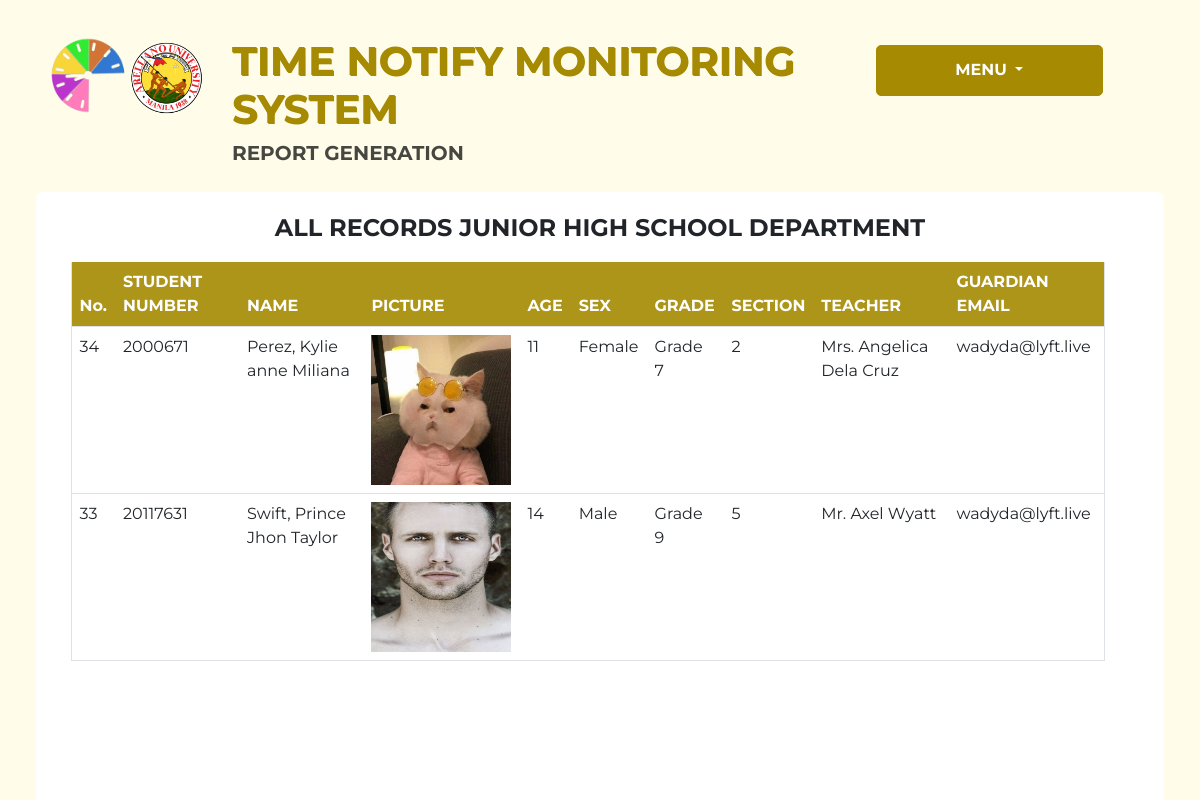
/report/report_jhs.php (signed in), run on the app's committed database.
### tables this page shows
CREATE TABLE `students` (
  `stud_id` int(250) NOT NULL,
  `studnum` text NOT NULL,
  `qr_img` longtext NOT NULL,
  `picture` longtext NOT NULL,
  `lastname` varchar(50) NOT NULL,
  `middlename` varchar(30) NOT NULL,
  `firstname` varchar(100) NOT NULL,
  `fullname` varchar(200) NOT NULL,
  `age` text NOT NULL,
  `sex` varchar(10) NOT NULL,
  `grade_year` varchar(100) NOT NULL,
  `strand` varchar(100) NOT NULL,
  `course` varchar(100) NOT NULL,
  `section` varchar(50) NOT NULL,
  `department` varchar(150) NOT NULL,
  `teacher_prof` varchar(150) NOT NULL,
  `g_email` text NOT NULL
);

### report/report_jhs.php (the view, shortened to what this page needs)
<?php
    $con = connect();
    ?>
    <!DOCTYPE html>
    <html lang="en">
    <head>
    <link href="https://cdn.jsdelivr.net/npm/bootstrap@5.2.3/dist/css/bootstrap.min.css" rel="stylesheet">
    <link rel="stylesheet" type="text/css" href="css/report_jhs.css">
    </head>
<body>
<div class="cont">
    <div class="row row_outer ">
        <div class="row row_upper order-sm-1">
            <div class="col-sm-2 text-center">
                <img class="icon" src="../assets/aulogo.png" alt="right">
                <img class="icon" src="../assets/logo_icon.png" alt="right">
            </div>
            <div class="col-sm-7">
                <h1>TIME NOTIFY MONITORING SYSTEM</h1>
                <h5>REPORT GENERATION</h5>
            </div>
            <div class="col-sm-3 dropdown">
                <button class="btn btntoggle dropdown-toggle" type="button" id="dropdownMenuButton1" data-bs-toggle="dropdown" aria-expanded="false">
                    MENU
                </button>
            </div>
        </div>
        <div class="row row_inner order-sm-2">
                <h4 class="text-center fw-bold">ALL RECORDS JUNIOR HIGH SCHOOL DEPARTMENT</h4> <br> <br>
            <div class="row overflow-auto row_table table-bordered table-responsive-xl order-sm-2">
            <div class="container">
                    <table class="table table-hover ">
                        <thead>
                            <tr class="heading">
                            <th scope="col ">No.</th>
                            <th scope="col">STUDENT NUMBER</th>
                            <th scope="col">NAME</th>
                            <th scope="col">PICTURE</th>
                            <th scope="col">AGE</th>
                            <th scope="col">SEX</th>
                            <th scope="col">GRADE</th>
                            <th scope="col">SECTION</th>
                            <th scope="col">TEACHER</th>
                            <th scope="col">GUARDIAN EMAIL</th>
                            </tr>
                        </thead>
                        <tbody>
                            <?php
                            $sql="Select * from `students` where department='Junior High' order by age, grade_year, strand, course, lastname";
                             $result=mysqli_query($con,$sql);
                                    if($result){
                                        if(mysqli_num_rows($result)>0)
                                        {
                                            while($row=mysqli_fetch_assoc($result))
                                            {
                                                $stud_id=$row['stud_id'];
                                                $studnum=$row['studnum'];
                                                $lastname=$row['lastname'];
                                                $middlename=$row['middlename'];
                                                $firstname=$row['firstname'];
                                                $picture=$row['picture'];
                                                $img_src = "../students/picture/".$picture;
                                                $age=$row['age'];
                                                $sex=$row['sex'];
                                                $grade_year=$row['grade_year'];
                                                $section=$row['section'];
                                                $teacher_prof=$row['teacher_prof'];
                                                $g_email=$row['g_email'];
                                                echo'<tr>
                                                        <td >'.$stud_id.'</td>
                                                        <td >'.$studnum.'</td>
                                                        <td >'.$lastname.', '.$firstname.' '.$middlename.'</td>
                                                        <td ><img src="'.$img_src.'" style="width:140px; height:150px;"></td>
                                                        <td >'.$age.'</td>
                                                        <td >'.$sex.'</td>
                                                        <td >'.$grade_year.'</td>
                                                        <td >'.$section.'</td>
                                                        <td >'.$teacher_prof.'</td>
                                                        <td >'.$g_email.'</td>
                                                    <tr>
                                                ';
                                            }
                                        }
                                        else
                                        {
                                            ?>
                                            <tr>
                                                <td colspan="10" class="text-center">No Junior High School records</td>
                                            </tr>
                                            <?php
                                        }
                                    }
                            ?>
                        </tbody>
                    </table>
            </div>
        </div>
</div>
</div>
  </body>
</html>

### report/css/report_jhs.css (style rules this page uses)
* { margin:0; padding:0; font-family: 'Montserrat', sans-serif; }
.cont { background-color: #fffcd88e; width:100%; height:100vh; align-items: center; padding-top:25px; padding-bottom:20px; display:flex; }
.row_outer { width:98%; height: 100%; margin:auto; padding: 1% 2% 1.5% 2%; border-radius: 7px; display:flex; }
.row_inner { background-color: white; width:100%; margin:auto; padding: 2% 2% 1.5% 2%; border-radius: 7px; height:85%; box-shadow: black; font-family: 'helvetica'; }
.row_table { height:480px; overflow-y: hidden; margin-bottom:1%; height:95%; }
h1 { color: #a58a02; font-weight:bold; text-shadow: 1px 1px #a58a02; }
h5 { text-transform: uppercase; font-weight: bold; color:rgba(0, 0, 0, 0.721); padding-bottom: 3%; }
.btntoggle { padding-top:5%; padding-bottom:5%; padding-left: 10%; padding-right: 10%; background-color:#a58a02; color:white; border-color: #a58a02; font-weight: bold; border-radius:5px; margin-bottom: 1%; margin-top: 3%; width:90%; }
.icon { max-width:80px; height: auto; float: right; }
.heading { background-color: #a58a02e6; color:white; }
.row_table { height:90%; }

### data on the page
students: stud_id "34", studnum "2000671", lastname "Perez", firstname "Kylie anne", middlename "Miliana", picture (picture), age "11", sex "Female", grade_year "Grade 7", section "2", teacher_prof "Mrs. Angelica Dela Cruz", g_email "wadyda@lyft.live"
students: stud_id "33", studnum "20117631", lastname "Swift", firstname "Prince Jhon", middlename "Taylor", picture (picture), age "14", sex "Male", grade_year "Grade 9", section "5", teacher_prof "Mr. Axel Wyatt", g_email "wadyda@lyft.live"
